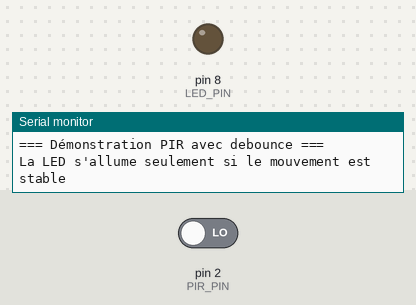
Recording of a sketch running on a simulated Arduino Uno, built with avr-gcc and run on an emulated ATmega328P. Parts: output pins drawn as LEDs (lit = HIGH), the last lines printed to the serial monitor. The test bench sets the inputs (shaded band); at power-on: pin 2 (PIR_PIN) LOW.

Above: at 1.2 s.
1.3 s: pin 2 (PIR_PIN) driven HIGH
At 2.6 s:
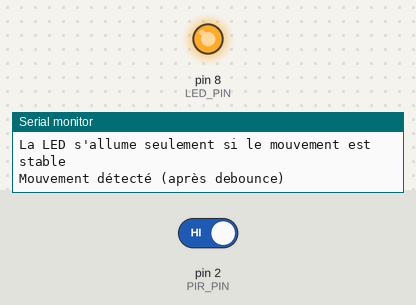
2.9 s: pin 2 (PIR_PIN) driven LOW
At 4.0 s:
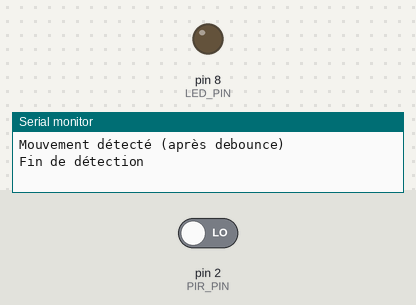
Timing chart, 0 to 5.9 s (numbered marks = the images above; inputs shaded):
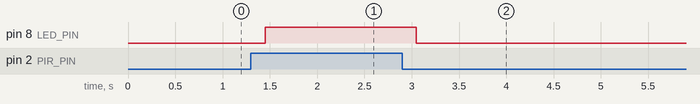

Measured:
- after the input at 1.3 s, pin 8 (LED_PIN): LOW → HIGH after 0.15 s
- after the input at 2.9 s, pin 8 (LED_PIN): HIGH → LOW after 0.15 s

The sketch:

quest4_pir_debounce.ino
```cpp
/**
 * @file PIR_Debounce.ino
 * @brief Exemple simple pour illustrer le "debounce" d'un capteur PIR.
 *
 * Le programme allume la LED seulement si le PIR reste stable (HIGH)
 * pendant un certain temps, pour éviter les faux déclenchements.
 */

// === Constantes ===
#define PIR_PIN 2        // Entrée du capteur PIR
#define LED_PIN 8        // Sortie LED témoin
#define DEBOUNCE_DELAY 150   // Délai de validation du signal (ms)

// === Variables globales ===
bool pirState = LOW;            // État actuel du capteur
bool lastStableState = LOW;     // Dernier état validé (stable)
unsigned long lastChangeTime = 0;  // Dernière fois que le signal a changé

void setup() {
  pinMode(PIR_PIN, INPUT);
  pinMode(LED_PIN, OUTPUT);
  Serial.begin(9600);

  Serial.println("=== Démonstration PIR avec debounce ===");
  Serial.println("La LED s'allume seulement si le mouvement est stable");
}

void loop() {
  bool currentState = digitalRead(PIR_PIN); // Lire l'état du PIR

  // Si l'état a changé, on démarre le compteur de debounce
  if (currentState != pirState) {
    pirState = currentState;
    lastChangeTime = millis();
  }

  // Vérifier si le nouvel état est resté stable assez longtemps
  if ((millis() - lastChangeTime) > DEBOUNCE_DELAY) {
    if (lastStableState != pirState) {
      lastStableState = pirState;

      if (lastStableState == HIGH) {
        digitalWrite(LED_PIN, HIGH);
        Serial.println("Mouvement détecté (après debounce)");
      } else {
        digitalWrite(LED_PIN, LOW);
        Serial.println("Fin de détection");
      }
    }
  }
}
```
